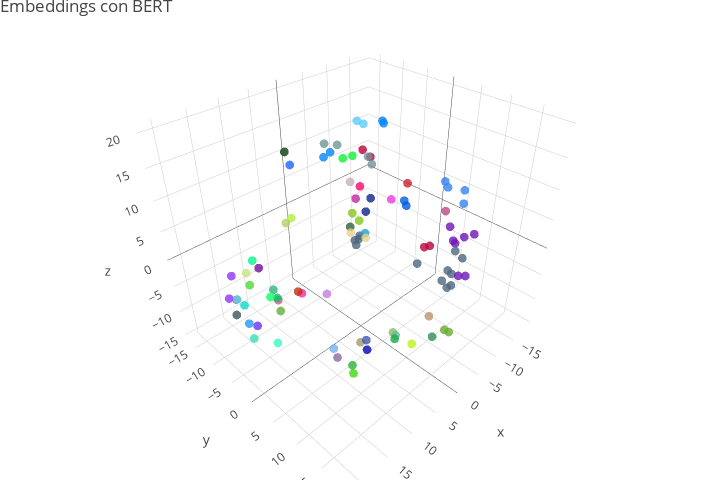

Notebook code for this chart:
### Code cell
iplot(fig)

### Figure 1 — Plotly figure (JSON) as saved in the notebook; plotly's stock layout.template omitted (floating-point values rounded to 4 significant figures)
{"data": [{"hoverinfo": "text", "hoverlabel": {"bgcolor": ["rgb(18, 215, 199)", "rgb(203, 88, 138)", "rgb(185, 48, 223)", "rgb(10, 195, 101)", "rgb(172, 240, 63)", "rgb(47, 182, 124)", "rgb(77, 103, 128)", "rgb(248, 39, 166)", "rgb(77, 103, 128)", "rgb(4, 249, 141)", "rgb(47, 94, 52)", "rgb(5, 133, 249)", "rgb(112, 16, 148)", "rgb(78, 216, 51)", "rgb(113, 150, 151)", "rgb(11, 245, 50)", "rgb(134, 198, 31)", "rgb(198, 126, 223)", "rgb(188, 1, 59)", "rgb(93, 203, 250)", "rgb(5, 133, 249)", "rgb(12, 36, 141)", "rgb(255, 5, 107)", "rgb(44, 98, 56)", "rgb(199, 177, 183)", "rgb(196, 39, 160)", "rgb(33, 160, 206)", "rgb(208, 31, 51)", "rgb(244, 58, 221)", "rgb(52, 130, 241)", "rgb(186, 71, 126)", "rgb(135, 191, 96)", "rgb(104, 185, 154)", "rgb(162, 156, 99)", "rgb(77, 103, 128)", "rgb(109, 23, 182)", "rgb(189, 147, 108)", "rgb(45, 144, 89)", "rgb(77, 103, 128)", "rgb(64, 88, 176)", "rgb(0, 92, 224)", "rgb(52, 130, 241)", "rgb(109, 23, 182)", "rgb(106, 171, 50)", "rgb(8, 2, 177)", "rgb(77, 103, 128)", "rgb(109, 23, 182)", "rgb(188, 1, 59)", "rgb(113, 150, 151)", "rgb(232, 212, 141)", "rgb(142, 52, 250)", "rgb(59, 87, 90)", "rgb(56, 221, 178)", "rgb(39, 151, 246)", "rgb(106, 49, 249)", "rgb(179, 209, 101)", "rgb(56, 250, 198)", "rgb(15, 253, 104)", "rgb(77, 103, 128)", "rgb(193, 49, 17)", "rgb(77, 103, 128)", "rgb(199, 228, 130)", "rgb(29, 100, 255)", "rgb(47, 94, 52)", "rgb(5, 133, 249)", "rgb(142, 52, 250)", "rgb(86, 226, 210)", "rgb(113, 150, 151)", "rgb(11, 245, 50)", "rgb(134, 198, 31)", "rgb(98, 175, 60)", "rgb(188, 1, 59)", "rgb(93, 203, 250)", "rgb(5, 133, 249)", "rgb(12, 36, 141)", "rgb(52, 130, 241)", "rgb(109, 23, 182)", "rgb(66, 215, 20)", "rgb(77, 103, 128)", "rgb(138, 106, 164)", "rgb(77, 103, 128)", "rgb(109, 23, 182)", "rgb(25, 170, 70)", "rgb(188, 245, 28)", "rgb(77, 103, 128)", "rgb(46, 177, 58)", "rgb(0, 92, 224)", "rgb(52, 130, 241)", "rgb(109, 23, 182)", "rgb(106, 171, 50)", "rgb(77, 103, 128)", "rgb(118, 178, 241)", "rgb(77, 103, 128)", "rgb(109, 23, 182)", "rgb(188, 1, 59)", "rgb(113, 150, 151)", "rgb(232, 212, 141)"]}, "hovertext": [" <b style=\"font-size: 20px\"> Lionel </b> Andrés Messi Cuccittini (Rosario, 24", " la que es capitán. Lionel <b style=\"font-size: 20px\"> Andrés </b> Messi Cuccittini (Rosario, 24 de", " que es capitán. Lionel Andrés <b style=\"font-size: 20px\"> Messi </b> Cuccittini (Rosario, 24 de junio", " es capitán. Lionel Andrés Messi <b style=\"font-size: 20px\"> Cuccittini </b> (Rosario, 24 de junio de", " capitán. Lionel Andrés Messi Cuccittini <b style=\"font-size: 20px\"> (Rosario, </b> 24 de junio de 1987),", " Lionel Andrés Messi Cuccittini (Rosario, <b style=\"font-size: 20px\"> 24 </b> de junio de 1987), conocido", " Andrés Messi Cuccittini (Rosario, 24 <b style=\"font-size: 20px\"> de </b> junio de 1987), conocido como", " Messi Cuccittini (Rosario, 24 de <b style=\"font-size: 20px\"> junio </b> de 1987), conocido como Leo", " Cuccittini (Rosario, 24 de junio <b style=\"font-size: 20px\"> de </b> 1987), conocido como Leo Messi,", " (Rosario, 24 de junio de <b style=\"font-size: 20px\"> 1987), </b> conocido como Leo Messi, es", " 24 de junio de 1987), <b style=\"font-size: 20px\"> conocido </b> como Leo Messi, es un", " de junio de 1987), conocido <b style=\"font-size: 20px\"> como </b> Leo Messi, es un futbolista", " junio de 1987), conocido como <b style=\"font-size: 20px\"> Leo </b> Messi, es un futbolista argentino", " de 1987), conocido como Leo <b style=\"font-size: 20px\"> Messi, </b> es un futbolista argentino que", " 1987), conocido como Leo Messi, <b style=\"font-size: 20px\"> es </b> un futbolista argentino que juega", " conocido como Leo Messi, es <b style=\"font-size: 20px\"> un </b> futbolista argentino que juega como", " como Leo Messi, es un <b style=\"font-size: 20px\"> futbolista </b> argentino que juega como delantero", " Leo Messi, es un futbolista <b style=\"font-size: 20px\"> argentino </b> que juega como delantero o", " Messi, es un futbolista argentino <b style=\"font-size: 20px\"> que </b> juega como delantero o centrocampista.", " es un futbolista argentino que <b style=\"font-size: 20px\"> juega </b> como delantero o centrocampista. Ha", " un futbolista argentino que juega <b style=\"font-size: 20px\"> como </b> delantero o centrocampista. Ha desarrollado", " futbolista argentino que juega como <b style=\"font-size: 20px\"> delantero </b> o centrocampista. Ha desarrollado toda", " argentino que juega como delantero <b style=\"font-size: 20px\"> o </b> centrocampista. Ha desarrollado toda su", " que juega como delantero o <b style=\"font-size: 20px\"> centrocampista. </b> Ha desarrollado toda su carrera", " juega como delantero o centrocampista. <b style=\"font-size: 20px\"> Ha </b> desarrollado toda su carrera en", " como delantero o centrocampista. Ha <b style=\"font-size: 20px\"> desarrollado </b> toda su carrera en el", " delantero o centrocampista. Ha desarrollado <b style=\"font-size: 20px\"> toda </b> su carrera en el F.", " o centrocampista. Ha desarrollado toda <b style=\"font-size: 20px\"> su </b> carrera en el F. C.", " centrocampista. Ha desarrollado toda su <b style=\"font-size: 20px\"> carrera </b> en el F. C. Barcelona", " Ha desarrollado toda su carrera <b style=\"font-size: 20px\"> en </b> el F. C. Barcelona de", " desarrollado toda su carrera en <b style=\"font-size: 20px\"> el </b> F. C. Barcelona de la", " toda su carrera en el <b style=\"font-size: 20px\"> F. </b> C. Barcelona de la Primera", " su carrera en el F. <b style=\"font-size: 20px\"> C. </b> Barcelona de la Primera División", " carrera en el F. C. <b style=\"font-size: 20px\"> Barcelona </b> de la Primera División de", " en el F. C. Barcelona <b style=\"font-size: 20px\"> de </b> la Primera División de España", " el F. C. Barcelona de <b style=\"font-size: 20px\"> la </b> Primera División de España y", " F. C. Barcelona de la <b style=\"font-size: 20px\"> Primera </b> División de España y en", " C. Barcelona de la Primera <b style=\"font-size: 20px\"> División </b> de España y en la", " Barcelona de la Primera División <b style=\"font-size: 20px\"> de </b> España y en la selección", " de la Primera División de <b style=\"font-size: 20px\"> España </b> y en la selección argentina,", " la Primera División de España <b style=\"font-size: 20px\"> y </b> en la selección argentina, de", " Primera División de España y <b style=\"font-size: 20px\"> en </b> la selección argentina, de la", " División de España y en <b style=\"font-size: 20px\"> la </b> selección argentina, de la que", " de España y en la <b style=\"font-size: 20px\"> selección </b> argentina, de la que es", " España y en la selección <b style=\"font-size: 20px\"> argentina, </b> de la que es capitán.", " y en la selección argentina, <b style=\"font-size: 20px\"> de </b> la que es capitán. Cristiano", " en la selección argentina, de <b style=\"font-size: 20px\"> la </b> que es capitán. Cristiano Ronaldo", " la selección argentina, de la <b style=\"font-size: 20px\"> que </b> es capitán. Cristiano Ronaldo dos", " selección argentina, de la que <b style=\"font-size: 20px\"> es </b> capitán. Cristiano Ronaldo dos Santos", " argentina, de la que es <b style=\"font-size: 20px\"> capitán. </b> Cristiano Ronaldo dos Santos Aveiro,", " de la que es capitán. <b style=\"font-size: 20px\"> Cristiano </b> Ronaldo dos Santos Aveiro, (Funchal,", " la que es capitán. Cristiano <b style=\"font-size: 20px\"> Ronaldo </b> dos Santos Aveiro, (Funchal, Madeira,", " que es capitán. Cristiano Ronaldo <b style=\"font-size: 20px\"> dos </b> Santos Aveiro, (Funchal, Madeira, 5", " es capitán. Cristiano Ronaldo dos <b style=\"font-size: 20px\"> Santos </b> Aveiro, (Funchal, Madeira, 5 de", " capitán. Cristiano Ronaldo dos Santos <b style=\"font-size: 20px\"> Aveiro, </b> (Funchal, Madeira, 5 de febrero", " Cristiano Ronaldo dos Santos Aveiro, <b style=\"font-size: 20px\"> (Funchal, </b> Madeira, 5 de febrero de", " Ronaldo dos Santos Aveiro, (Funchal, <b style=\"font-size: 20px\"> Madeira, </b> 5 de febrero de 1985),", " dos Santos Aveiro, (Funchal, Madeira, <b style=\"font-size: 20px\"> 5 </b> de febrero de 1985), más", " Santos Aveiro, (Funchal, Madeira, 5 <b style=\"font-size: 20px\"> de </b> febrero de 1985), más conocido", " Aveiro, (Funchal, Madeira, 5 de <b style=\"font-size: 20px\"> febrero </b> de 1985), más conocido como", " (Funchal, Madeira, 5 de febrero <b style=\"font-size: 20px\"> de </b> 1985), más conocido como Cristiano", " Madeira, 5 de febrero de <b style=\"font-size: 20px\"> 1985), </b> más conocido como Cristiano Ronaldo,", " 5 de febrero de 1985), <b style=\"font-size: 20px\"> más </b> conocido como Cristiano Ronaldo, es", " de febrero de 1985), más <b style=\"font-size: 20px\"> conocido </b> como Cristiano Ronaldo, es un", " febrero de 1985), más conocido <b style=\"font-size: 20px\"> como </b> Cristiano Ronaldo, es un futbolista", " de 1985), más conocido como <b style=\"font-size: 20px\"> Cristiano </b> Ronaldo, es un futbolista portugués", " 1985), más conocido como Cristiano <b style=\"font-size: 20px\"> Ronaldo, </b> es un futbolista portugués que", " más conocido como Cristiano Ronaldo, <b style=\"font-size: 20px\"> es </b> un futbolista portugués que juega", " conocido como Cristiano Ronaldo, es <b style=\"font-size: 20px\"> un </b> futbolista portugués que juega como", " como Cristiano Ronaldo, es un <b style=\"font-size: 20px\"> futbolista </b> portugués que juega como delantero", " Cristiano Ronaldo, es un futbolista <b style=\"font-size: 20px\"> portugués </b> que juega como delantero en", " Ronaldo, es un futbolista portugués <b style=\"font-size: 20px\"> que </b> juega como delantero en la", " es un futbolista portugués que <b style=\"font-size: 20px\"> juega </b> como delantero en la Juventus", " un futbolista portugués que juega <b style=\"font-size: 20px\"> como </b> delantero en la Juventus de", " futbolista portugués que juega como <b style=\"font-size: 20px\"> delantero </b> en la Juventus de Turín", " portugués que juega como delantero <b style=\"font-size: 20px\"> en </b> la Juventus de Turín de", " que juega como delantero en <b style=\"font-size: 20px\"> la </b> Juventus de Turín de la", " juega como delantero en la <b style=\"font-size: 20px\"> Juventus </b> de Turín de la Serie", " como delantero en la Juventus <b style=\"font-size: 20px\"> de </b> Turín de la Serie A", " delantero en la Juventus de <b style=\"font-size: 20px\"> Turín </b> de la Serie A de", " en la Juventus de Turín <b style=\"font-size: 20px\"> de </b> la Serie A de Italia", " la Juventus de Turín de <b style=\"font-size: 20px\"> la </b> Serie A de Italia y", " Juventus de Turín de la <b style=\"font-size: 20px\"> Serie </b> A de Italia y en", " de Turín de la Serie <b style=\"font-size: 20px\"> A </b> de Italia y en la", " Turín de la Serie A <b style=\"font-size: 20px\"> de </b> Italia y en la selección", " de la Serie A de <b style=\"font-size: 20px\"> Italia </b> y en la selección de", " la Serie A de Italia <b style=\"font-size: 20px\"> y </b> en la selección de Portugal,", " Serie A de Italia y <b style=\"font-size: 20px\"> en </b> la selección de Portugal, de", " A de Italia y en <b style=\"font-size: 20px\"> la </b> selección de Portugal, de la", " de Italia y en la <b style=\"font-size: 20px\"> selección </b> de Portugal, de la que", " Italia y en la selección <b style=\"font-size: 20px\"> de </b> Portugal, de la que es", " y en la selección de <b style=\"font-size: 20px\"> Portugal, </b> de la que es capitán.", " en la selección de Portugal, <b style=\"font-size: 20px\"> de </b>", " la selección de Portugal, de <b style=\"font-size: 20px\"> la </b>", " selección de Portugal, de la <b style=\"font-size: 20px\"> que </b>", " de Portugal, de la que <b style=\"font-size: 20px\"> es </b>", " Portugal, de la que es <b style=\"font-size: 20px\"> capitán. </b>"], "marker": {"color": ["rgb(18, 215, 199)", "rgb(203, 88, 138)", "rgb(185, 48, 223)", "rgb(10, 195, 101)", "rgb(172, 240, 63)", "rgb(47, 182, 124)", "rgb(77, 103, 128)", "rgb(248, 39, 166)", "rgb(77, 103, 128)", "rgb(4, 249, 141)", "rgb(47, 94, 52)", "rgb(5, 133, 249)", "rgb(112, 16, 148)", "rgb(78, 216, 51)", "rgb(113, 150, 151)", "rgb(11, 245, 50)", "rgb(134, 198, 31)", "rgb(198, 126, 223)", "rgb(188, 1, 59)", "rgb(93, 203, 250)", "rgb(5, 133, 249)", "rgb(12, 36, 141)", "rgb(255, 5, 107)", "rgb(44, 98, 56)", "rgb(199, 177, 183)", "rgb(196, 39, 160)", "rgb(33, 160, 206)", "rgb(208, 31, 51)", "rgb(244, 58, 221)", "rgb(52, 130, 241)", "rgb(186, 71, 126)", "rgb(135, 191, 96)", "rgb(104, 185, 154)", "rgb(162, 156, 99)", "rgb(77, 103, 128)", "rgb(109, 23, 182)", "rgb(189, 147, 108)", "rgb(45, 144, 89)", "rgb(77, 103, 128)", "rgb(64, 88, 176)", "rgb(0, 92, 224)", "rgb(52, 130, 241)", "rgb(109, 23, 182)", "rgb(106, 171, 50)", "rgb(8, 2, 177)", "rgb(77, 103, 128)", "rgb(109, 23, 182)", "rgb(188, 1, 59)", "rgb(113, 150, 151)", "rgb(232, 212, 141)", "rgb(142, 52, 250)", "rgb(59, 87, 90)", "rgb(56, 221, 178)", "rgb(39, 151, 246)", "rgb(106, 49, 249)", "rgb(179, 209, 101)", "rgb(56, 250, 198)", "rgb(15, 253, 104)", "rgb(77, 103, 128)", "rgb(193, 49, 17)", "rgb(77, 103, 128)", "rgb(199, 228, 130)", "rgb(29, 100, 255)", "rgb(47, 94, 52)", "rgb(5, 133, 249)", "rgb(142, 52, 250)", "rgb(86, 226, 210)", "rgb(113, 150, 151)", "rgb(11, 245, 50)", "rgb(134, 198, 31)", "rgb(98, 175, 60)", "rgb(188, 1, 59)", "rgb(93, 203, 250)", "rgb(5, 133, 249)", "rgb(12, 36, 141)", "rgb(52, 130, 241)", "rgb(109, 23, 182)", "rgb(66, 215, 20)", "rgb(77, 103, 128)", "rgb(138, 106, 164)", "rgb(77, 103, 128)", "rgb(109, 23, 182)", "rgb(25, 170, 70)", "rgb(188, 245, 28)", "rgb(77, 103, 128)", "rgb(46, 177, 58)", "rgb(0, 92, 224)", "rgb(52, 130, 241)", "rgb(109, 23, 182)", "rgb(106, 171, 50)", "rgb(77, 103, 128)", "rgb(118, 178, 241)", "rgb(77, 103, 128)", "rgb(109, 23, 182)", "rgb(188, 1, 59)", "rgb(113, 150, 151)", "rgb(232, 212, 141)"], "opacity": 0.8, "size": 3}, "mode": "markers", "type": "scatter3d", "uid": "08f10b3b-2df1-4d71-a58a-f505b388b259", "x": [18.45, 13.11, 19.47, 11.3, 0.7975, 6.707, -14.56, 2.465, -13.61, 9.299, 1.413, -7.594, 14.62, 18.16, -5.806, -7.67, 7.215, 9.98, -10.64, 0.05284, -8.658, 9.275, -5.077, 10.51, -0.6777, 1.339, 1.405, -11.16, 0.889, -10.69, -12.93, 7.632, 7.394, 12.01, -15.83, -18.24, 4.871, 4.071, -16.71, 9.118, -10.05, -13.4, -17.23, 2.312, 10.19, -14.91, -15.7, -13.54, -6.996, 6.467, 20.07, 20.93, 16.44, 17.62, 16.59, 1.988, 15.74, 6.837, -13.66, 2.581, -13.27, 10.21, 0.6636, 2.12, -6.192, 19.69, 20.66, -3.656, -6.638, 7.23, 15.44, -8.755, 0.2538, -7.558, 8.283, -11.46, -13.44, 15.43, -10.83, 12.47, -16.04, -18.25, 8.613, 6.949, -16.35, 12.12, -9.536, -14.0, -16.9, 2.501, -12.37, 12.61, -14.17, -15.54, -13.46, -6.289, 5.454], "y": [-4.381, -3.892, -4.453, -6.753, -15.61, -14.36, -14.89, -12.07, -14.14, -15.62, -15.11, -14.78, -5.652, -2.76, -11.08, -9.597, 6.838, 3.323, -8.492, -0.7549, -3.987, 9.997, -5.31, 8.645, -2.924, 0.245, 2.179, -0.9206, 6.46, 7.076, 5.514, 13.54, 13.81, 11.89, 7.704, 4.373, 17.07, 17.31, 5.37, 10.12, -0.01054, 8.283, 6.67, 17.91, 11.3, 4.762, 7.422, 1.484, -5.497, 4.52, -5.343, -2.459, -6.454, -5.241, -4.797, -15.57, -1.328, -15.31, -15.27, -12.95, -14.54, -16.47, -15.05, -14.19, -14.86, -4.433, -2.186, -11.68, -10.73, 5.65, -0.2, -8.414, 0.6424, -3.219, 9.794, 5.97, 6.274, 14.06, 2.34, 7.866, 6.049, 3.924, 14.7, 16.23, 4.757, 10.46, -0.03457, 7.819, 8.66, 18.75, 8.412, 7.331, 6.438, 8.898, 2.661, -4.007, 6.285], "z": [-2.723, -4.748, -1.093, -7.203, -1.619, -12.87, -12.4, -14.83, -12.3, -5.909, 10.94, 7.815, 1.006, 1.704, 11.01, 9.0, 11.32, -1.105, 8.121, 20.03, 15.95, 14.99, 6.24, 12.81, 9.751, 9.174, 4.311, 6.11, 11.52, 8.833, 3.082, -2.968, -3.471, -2.856, -6.385, -6.28, 0.4061, -3.619, -11.5, -5.766, 2.898, 5.422, -3.362, -3.16, -5.953, -12.31, -10.19, -6.141, 10.58, 8.007, -1.066, -1.638, -11.97, -7.291, -8.137, -2.022, -9.758, -14.99, -13.18, -14.89, -13.72, -8.456, 8.446, 11.5, 7.36, 3.154, 1.081, 11.75, 8.515, 11.9, -3.005, 10.1, 20.11, 16.92, 16.29, 9.079, 0.2959, -4.297, -7.69, -8.319, -5.896, -5.974, -2.653, -3.66, -10.89, -8.132, 4.038, 7.278, -1.654, -2.85, -9.728, -6.883, -12.43, -9.282, -5.25, 10.09, 7.538]}], "layout": {"height": 480, "margin": {"b": 0, "l": 0, "r": 0, "t": 0}, "title": {"text": "Embeddings con BERT", "x": 0, "y": 1}, "width": 720}}
